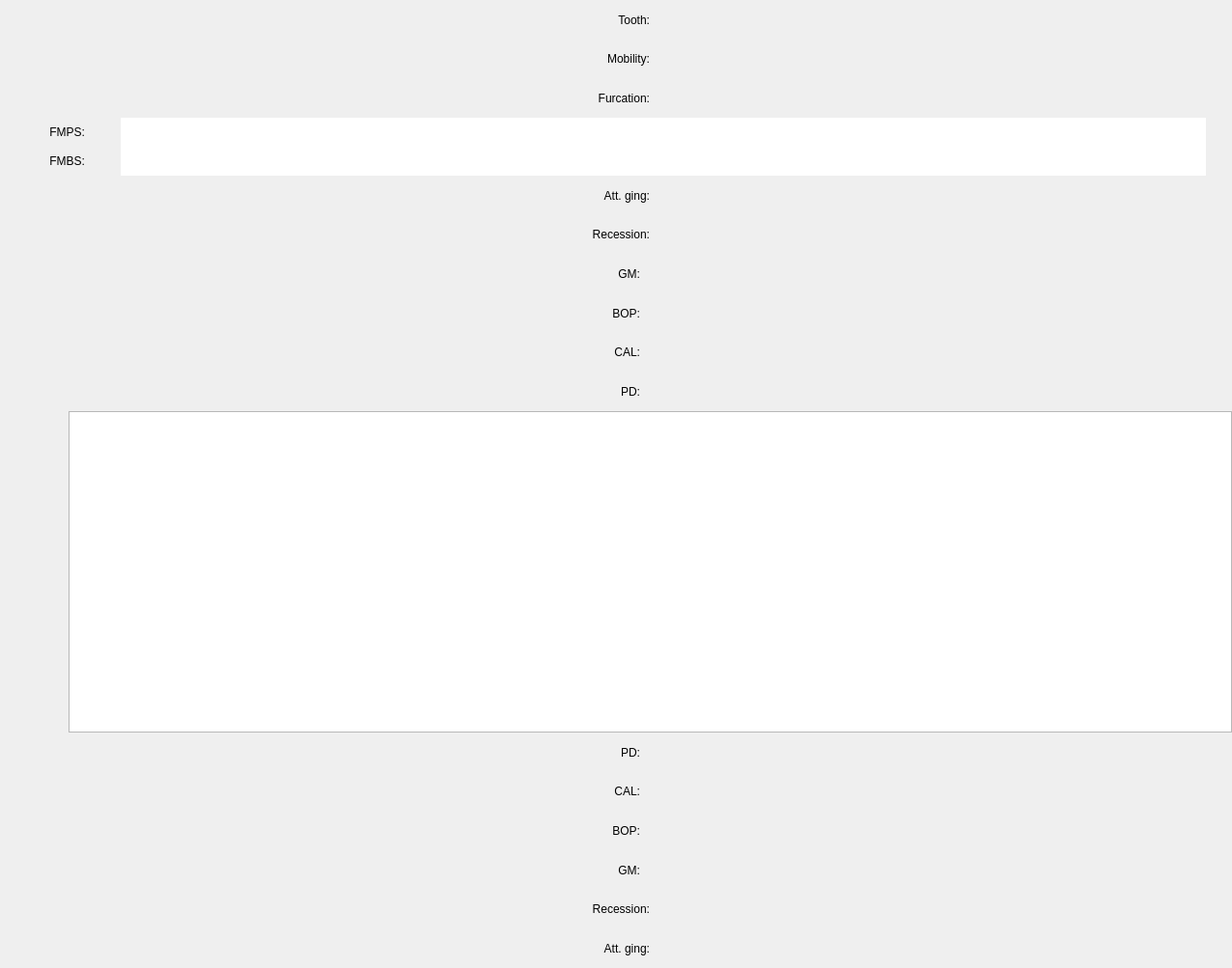
<?xml version="1.0" encoding="UTF-8"?>
<ui version="4.0">
 <class>PerioStatusView</class>
 <widget class="QWidget" name="PerioStatusView">
  <property name="geometry">
   <rect>
    <x>0</x>
    <y>0</y>
    <width>1276</width>
    <height>1003</height>
   </rect>
  </property>
  <property name="windowTitle">
   <string>PerioStatusView</string>
  </property>
  <layout class="QVBoxLayout" name="verticalLayout_2">
   <property name="spacing">
    <number>0</number>
   </property>
   <property name="leftMargin">
    <number>0</number>
   </property>
   <property name="topMargin">
    <number>0</number>
   </property>
   <property name="rightMargin">
    <number>0</number>
   </property>
   <property name="bottomMargin">
    <number>0</number>
   </property>
   <item>
    <layout class="QHBoxLayout" name="toothHeaderLayout">
     <property name="spacing">
      <number>0</number>
     </property>
     <item>
      <widget class="QLabel" name="label_6">
       <property name="sizePolicy">
        <sizepolicy hsizetype="Fixed" vsizetype="Preferred">
         <horstretch>0</horstretch>
         <verstretch>0</verstretch>
        </sizepolicy>
       </property>
       <property name="minimumSize">
        <size>
         <width>71</width>
         <height>0</height>
        </size>
       </property>
       <property name="maximumSize">
        <size>
         <width>71</width>
         <height>16777215</height>
        </size>
       </property>
       <property name="text">
        <string>Tooth:</string>
       </property>
       <property name="alignment">
        <set>Qt::AlignmentFlag::AlignRight|Qt::AlignmentFlag::AlignTrailing|Qt::AlignmentFlag::AlignVCenter</set>
       </property>
       <property name="wordWrap">
        <bool>true</bool>
       </property>
      </widget>
     </item>
     <item>
      <spacer name="horizontalSpacer_11">
       <property name="orientation">
        <enum>Qt::Orientation::Horizontal</enum>
       </property>
       <property name="sizeType">
        <enum>QSizePolicy::Policy::Preferred</enum>
       </property>
       <property name="sizeHint" stdset="0">
        <size>
         <width>0</width>
         <height>20</height>
        </size>
       </property>
      </spacer>
     </item>
    </layout>
   </item>
   <item>
    <layout class="QHBoxLayout" name="mobiLayout">
     <property name="spacing">
      <number>0</number>
     </property>
     <item>
      <widget class="QLabel" name="label_3">
       <property name="sizePolicy">
        <sizepolicy hsizetype="Fixed" vsizetype="Preferred">
         <horstretch>0</horstretch>
         <verstretch>0</verstretch>
        </sizepolicy>
       </property>
       <property name="minimumSize">
        <size>
         <width>71</width>
         <height>0</height>
        </size>
       </property>
       <property name="maximumSize">
        <size>
         <width>71</width>
         <height>16777215</height>
        </size>
       </property>
       <property name="text">
        <string>Mobility:</string>
       </property>
       <property name="alignment">
        <set>Qt::AlignmentFlag::AlignRight|Qt::AlignmentFlag::AlignTrailing|Qt::AlignmentFlag::AlignVCenter</set>
       </property>
       <property name="wordWrap">
        <bool>true</bool>
       </property>
      </widget>
     </item>
     <item>
      <spacer name="horizontalSpacer_8">
       <property name="orientation">
        <enum>Qt::Orientation::Horizontal</enum>
       </property>
       <property name="sizeType">
        <enum>QSizePolicy::Policy::Minimum</enum>
       </property>
       <property name="sizeHint" stdset="0">
        <size>
         <width>0</width>
         <height>20</height>
        </size>
       </property>
      </spacer>
     </item>
    </layout>
   </item>
   <item>
    <layout class="QHBoxLayout" name="furcationLayout">
     <property name="spacing">
      <number>0</number>
     </property>
     <item>
      <widget class="QLabel" name="label_5">
       <property name="sizePolicy">
        <sizepolicy hsizetype="Fixed" vsizetype="Preferred">
         <horstretch>0</horstretch>
         <verstretch>0</verstretch>
        </sizepolicy>
       </property>
       <property name="minimumSize">
        <size>
         <width>71</width>
         <height>0</height>
        </size>
       </property>
       <property name="maximumSize">
        <size>
         <width>71</width>
         <height>16777215</height>
        </size>
       </property>
       <property name="text">
        <string>Furcation:</string>
       </property>
       <property name="alignment">
        <set>Qt::AlignmentFlag::AlignRight|Qt::AlignmentFlag::AlignTrailing|Qt::AlignmentFlag::AlignVCenter</set>
       </property>
       <property name="wordWrap">
        <bool>true</bool>
       </property>
      </widget>
     </item>
     <item>
      <spacer name="horizontalSpacer_10">
       <property name="orientation">
        <enum>Qt::Orientation::Horizontal</enum>
       </property>
       <property name="sizeType">
        <enum>QSizePolicy::Policy::Minimum</enum>
       </property>
       <property name="sizeHint" stdset="0">
        <size>
         <width>0</width>
         <height>20</height>
        </size>
       </property>
      </spacer>
     </item>
    </layout>
   </item>
   <item>
    <layout class="QHBoxLayout" name="horizontalLayout_2">
     <property name="spacing">
      <number>0</number>
     </property>
     <item>
      <layout class="QVBoxLayout" name="verticalLayout">
       <property name="spacing">
        <number>0</number>
       </property>
       <item>
        <widget class="QLabel" name="label_2">
         <property name="sizePolicy">
          <sizepolicy hsizetype="Fixed" vsizetype="Preferred">
           <horstretch>0</horstretch>
           <verstretch>0</verstretch>
          </sizepolicy>
         </property>
         <property name="minimumSize">
          <size>
           <width>71</width>
           <height>0</height>
          </size>
         </property>
         <property name="maximumSize">
          <size>
           <width>71</width>
           <height>16777215</height>
          </size>
         </property>
         <property name="text">
          <string>FMPS:   </string>
         </property>
         <property name="alignment">
          <set>Qt::AlignmentFlag::AlignRight|Qt::AlignmentFlag::AlignTrailing|Qt::AlignmentFlag::AlignVCenter</set>
         </property>
         <property name="wordWrap">
          <bool>true</bool>
         </property>
        </widget>
       </item>
       <item>
        <widget class="QLabel" name="label">
         <property name="sizePolicy">
          <sizepolicy hsizetype="Fixed" vsizetype="Preferred">
           <horstretch>0</horstretch>
           <verstretch>0</verstretch>
          </sizepolicy>
         </property>
         <property name="minimumSize">
          <size>
           <width>71</width>
           <height>0</height>
          </size>
         </property>
         <property name="maximumSize">
          <size>
           <width>71</width>
           <height>16777215</height>
          </size>
         </property>
         <property name="text">
          <string>FMBS:   </string>
         </property>
         <property name="alignment">
          <set>Qt::AlignmentFlag::AlignRight|Qt::AlignmentFlag::AlignTrailing|Qt::AlignmentFlag::AlignVCenter</set>
         </property>
        </widget>
       </item>
      </layout>
     </item>
     <item>
      <widget class="QGraphicsView" name="graphicsSurfaceView">
       <property name="sizePolicy">
        <sizepolicy hsizetype="Expanding" vsizetype="Preferred">
         <horstretch>0</horstretch>
         <verstretch>0</verstretch>
        </sizepolicy>
       </property>
       <property name="minimumSize">
        <size>
         <width>1124</width>
         <height>60</height>
        </size>
       </property>
       <property name="maximumSize">
        <size>
         <width>1124</width>
         <height>60</height>
        </size>
       </property>
       <property name="frameShape">
        <enum>QFrame::Shape::NoFrame</enum>
       </property>
       <property name="lineWidth">
        <number>0</number>
       </property>
      </widget>
     </item>
    </layout>
   </item>
   <item>
    <layout class="QHBoxLayout" name="agUpLayout">
     <property name="spacing">
      <number>0</number>
     </property>
     <item>
      <widget class="QLabel" name="label_10">
       <property name="sizePolicy">
        <sizepolicy hsizetype="Fixed" vsizetype="Preferred">
         <horstretch>0</horstretch>
         <verstretch>0</verstretch>
        </sizepolicy>
       </property>
       <property name="minimumSize">
        <size>
         <width>71</width>
         <height>0</height>
        </size>
       </property>
       <property name="maximumSize">
        <size>
         <width>71</width>
         <height>16777215</height>
        </size>
       </property>
       <property name="text">
        <string>Att. ging:</string>
       </property>
       <property name="scaledContents">
        <bool>false</bool>
       </property>
       <property name="alignment">
        <set>Qt::AlignmentFlag::AlignRight|Qt::AlignmentFlag::AlignTrailing|Qt::AlignmentFlag::AlignVCenter</set>
       </property>
       <property name="wordWrap">
        <bool>true</bool>
       </property>
      </widget>
     </item>
     <item>
      <spacer name="horizontalSpacer_3">
       <property name="orientation">
        <enum>Qt::Orientation::Horizontal</enum>
       </property>
       <property name="sizeType">
        <enum>QSizePolicy::Policy::Minimum</enum>
       </property>
       <property name="sizeHint" stdset="0">
        <size>
         <width>0</width>
         <height>20</height>
        </size>
       </property>
      </spacer>
     </item>
    </layout>
   </item>
   <item>
    <layout class="QHBoxLayout" name="recUpLayout">
     <property name="spacing">
      <number>0</number>
     </property>
     <item>
      <widget class="QLabel" name="label_9">
       <property name="sizePolicy">
        <sizepolicy hsizetype="Fixed" vsizetype="Preferred">
         <horstretch>0</horstretch>
         <verstretch>0</verstretch>
        </sizepolicy>
       </property>
       <property name="minimumSize">
        <size>
         <width>71</width>
         <height>0</height>
        </size>
       </property>
       <property name="maximumSize">
        <size>
         <width>71</width>
         <height>16777215</height>
        </size>
       </property>
       <property name="text">
        <string>Recession:</string>
       </property>
       <property name="scaledContents">
        <bool>true</bool>
       </property>
       <property name="alignment">
        <set>Qt::AlignmentFlag::AlignRight|Qt::AlignmentFlag::AlignTrailing|Qt::AlignmentFlag::AlignVCenter</set>
       </property>
       <property name="wordWrap">
        <bool>true</bool>
       </property>
      </widget>
     </item>
     <item>
      <spacer name="horizontalSpacer_12">
       <property name="orientation">
        <enum>Qt::Orientation::Horizontal</enum>
       </property>
       <property name="sizeType">
        <enum>QSizePolicy::Policy::Minimum</enum>
       </property>
       <property name="sizeHint" stdset="0">
        <size>
         <width>0</width>
         <height>20</height>
        </size>
       </property>
      </spacer>
     </item>
    </layout>
   </item>
   <item>
    <layout class="QHBoxLayout" name="gmUpLayout">
     <property name="spacing">
      <number>0</number>
     </property>
     <item>
      <widget class="QLabel" name="label_11">
       <property name="sizePolicy">
        <sizepolicy hsizetype="Fixed" vsizetype="Preferred">
         <horstretch>0</horstretch>
         <verstretch>0</verstretch>
        </sizepolicy>
       </property>
       <property name="minimumSize">
        <size>
         <width>71</width>
         <height>0</height>
        </size>
       </property>
       <property name="maximumSize">
        <size>
         <width>71</width>
         <height>16777215</height>
        </size>
       </property>
       <property name="text">
        <string>GM:   </string>
       </property>
       <property name="scaledContents">
        <bool>true</bool>
       </property>
       <property name="alignment">
        <set>Qt::AlignmentFlag::AlignRight|Qt::AlignmentFlag::AlignTrailing|Qt::AlignmentFlag::AlignVCenter</set>
       </property>
       <property name="wordWrap">
        <bool>true</bool>
       </property>
      </widget>
     </item>
     <item>
      <spacer name="horizontalSpacer_4">
       <property name="orientation">
        <enum>Qt::Orientation::Horizontal</enum>
       </property>
       <property name="sizeType">
        <enum>QSizePolicy::Policy::Minimum</enum>
       </property>
       <property name="sizeHint" stdset="0">
        <size>
         <width>0</width>
         <height>20</height>
        </size>
       </property>
      </spacer>
     </item>
    </layout>
   </item>
   <item>
    <layout class="QHBoxLayout" name="bopUpLayout">
     <property name="spacing">
      <number>0</number>
     </property>
     <item>
      <widget class="QLabel" name="label_12">
       <property name="sizePolicy">
        <sizepolicy hsizetype="Fixed" vsizetype="Preferred">
         <horstretch>0</horstretch>
         <verstretch>0</verstretch>
        </sizepolicy>
       </property>
       <property name="minimumSize">
        <size>
         <width>71</width>
         <height>0</height>
        </size>
       </property>
       <property name="maximumSize">
        <size>
         <width>71</width>
         <height>16777215</height>
        </size>
       </property>
       <property name="text">
        <string>BOP:   </string>
       </property>
       <property name="scaledContents">
        <bool>true</bool>
       </property>
       <property name="alignment">
        <set>Qt::AlignmentFlag::AlignRight|Qt::AlignmentFlag::AlignTrailing|Qt::AlignmentFlag::AlignVCenter</set>
       </property>
       <property name="wordWrap">
        <bool>true</bool>
       </property>
      </widget>
     </item>
     <item>
      <spacer name="horizontalSpacer_5">
       <property name="orientation">
        <enum>Qt::Orientation::Horizontal</enum>
       </property>
       <property name="sizeType">
        <enum>QSizePolicy::Policy::Minimum</enum>
       </property>
       <property name="sizeHint" stdset="0">
        <size>
         <width>0</width>
         <height>20</height>
        </size>
       </property>
      </spacer>
     </item>
    </layout>
   </item>
   <item>
    <layout class="QHBoxLayout" name="calUpLayout">
     <property name="spacing">
      <number>0</number>
     </property>
     <item>
      <widget class="QLabel" name="label_7">
       <property name="sizePolicy">
        <sizepolicy hsizetype="Fixed" vsizetype="Preferred">
         <horstretch>0</horstretch>
         <verstretch>0</verstretch>
        </sizepolicy>
       </property>
       <property name="minimumSize">
        <size>
         <width>71</width>
         <height>0</height>
        </size>
       </property>
       <property name="maximumSize">
        <size>
         <width>71</width>
         <height>16777215</height>
        </size>
       </property>
       <property name="text">
        <string>CAL:   </string>
       </property>
       <property name="scaledContents">
        <bool>true</bool>
       </property>
       <property name="alignment">
        <set>Qt::AlignmentFlag::AlignRight|Qt::AlignmentFlag::AlignTrailing|Qt::AlignmentFlag::AlignVCenter</set>
       </property>
       <property name="wordWrap">
        <bool>true</bool>
       </property>
      </widget>
     </item>
     <item>
      <spacer name="horizontalSpacer_13">
       <property name="orientation">
        <enum>Qt::Orientation::Horizontal</enum>
       </property>
       <property name="sizeType">
        <enum>QSizePolicy::Policy::Minimum</enum>
       </property>
       <property name="sizeHint" stdset="0">
        <size>
         <width>0</width>
         <height>20</height>
        </size>
       </property>
      </spacer>
     </item>
    </layout>
   </item>
   <item>
    <layout class="QHBoxLayout" name="pdUpLayout">
     <property name="spacing">
      <number>0</number>
     </property>
     <item>
      <widget class="QLabel" name="label_8">
       <property name="sizePolicy">
        <sizepolicy hsizetype="Fixed" vsizetype="Preferred">
         <horstretch>0</horstretch>
         <verstretch>0</verstretch>
        </sizepolicy>
       </property>
       <property name="minimumSize">
        <size>
         <width>71</width>
         <height>0</height>
        </size>
       </property>
       <property name="maximumSize">
        <size>
         <width>71</width>
         <height>16777215</height>
        </size>
       </property>
       <property name="text">
        <string>PD:   </string>
       </property>
       <property name="scaledContents">
        <bool>true</bool>
       </property>
       <property name="alignment">
        <set>Qt::AlignmentFlag::AlignRight|Qt::AlignmentFlag::AlignTrailing|Qt::AlignmentFlag::AlignVCenter</set>
       </property>
       <property name="wordWrap">
        <bool>true</bool>
       </property>
      </widget>
     </item>
     <item>
      <spacer name="horizontalSpacer_14">
       <property name="orientation">
        <enum>Qt::Orientation::Horizontal</enum>
       </property>
       <property name="sizeType">
        <enum>QSizePolicy::Policy::Minimum</enum>
       </property>
       <property name="sizeHint" stdset="0">
        <size>
         <width>0</width>
         <height>20</height>
        </size>
       </property>
      </spacer>
     </item>
    </layout>
   </item>
   <item>
    <layout class="QHBoxLayout" name="horizontalLayout">
     <property name="spacing">
      <number>0</number>
     </property>
     <item>
      <spacer name="horizontalSpacer">
       <property name="orientation">
        <enum>Qt::Orientation::Horizontal</enum>
       </property>
       <property name="sizeType">
        <enum>QSizePolicy::Policy::Fixed</enum>
       </property>
       <property name="sizeHint" stdset="0">
        <size>
         <width>71</width>
         <height>20</height>
        </size>
       </property>
      </spacer>
     </item>
     <item>
      <widget class="QGraphicsView" name="graphicsView">
       <property name="sizePolicy">
        <sizepolicy hsizetype="Expanding" vsizetype="Fixed">
         <horstretch>0</horstretch>
         <verstretch>0</verstretch>
        </sizepolicy>
       </property>
       <property name="minimumSize">
        <size>
         <width>1121</width>
         <height>333</height>
        </size>
       </property>
       <property name="frameShape">
        <enum>QFrame::Shape::StyledPanel</enum>
       </property>
       <property name="frameShadow">
        <enum>QFrame::Shadow::Plain</enum>
       </property>
       <property name="verticalScrollBarPolicy">
        <enum>Qt::ScrollBarPolicy::ScrollBarAlwaysOff</enum>
       </property>
       <property name="horizontalScrollBarPolicy">
        <enum>Qt::ScrollBarPolicy::ScrollBarAlwaysOff</enum>
       </property>
      </widget>
     </item>
    </layout>
   </item>
   <item>
    <layout class="QHBoxLayout" name="pdDownLayout">
     <property name="spacing">
      <number>0</number>
     </property>
     <item>
      <widget class="QLabel" name="label_17">
       <property name="sizePolicy">
        <sizepolicy hsizetype="Fixed" vsizetype="Preferred">
         <horstretch>0</horstretch>
         <verstretch>0</verstretch>
        </sizepolicy>
       </property>
       <property name="minimumSize">
        <size>
         <width>71</width>
         <height>0</height>
        </size>
       </property>
       <property name="maximumSize">
        <size>
         <width>71</width>
         <height>16777215</height>
        </size>
       </property>
       <property name="text">
        <string>PD:   </string>
       </property>
       <property name="alignment">
        <set>Qt::AlignmentFlag::AlignRight|Qt::AlignmentFlag::AlignTrailing|Qt::AlignmentFlag::AlignVCenter</set>
       </property>
       <property name="wordWrap">
        <bool>true</bool>
       </property>
      </widget>
     </item>
     <item>
      <spacer name="horizontalSpacer_16">
       <property name="orientation">
        <enum>Qt::Orientation::Horizontal</enum>
       </property>
       <property name="sizeType">
        <enum>QSizePolicy::Policy::Minimum</enum>
       </property>
       <property name="sizeHint" stdset="0">
        <size>
         <width>0</width>
         <height>20</height>
        </size>
       </property>
      </spacer>
     </item>
    </layout>
   </item>
   <item>
    <layout class="QHBoxLayout" name="calDownLayout">
     <property name="spacing">
      <number>0</number>
     </property>
     <item>
      <widget class="QLabel" name="label_16">
       <property name="sizePolicy">
        <sizepolicy hsizetype="Fixed" vsizetype="Preferred">
         <horstretch>0</horstretch>
         <verstretch>0</verstretch>
        </sizepolicy>
       </property>
       <property name="minimumSize">
        <size>
         <width>71</width>
         <height>0</height>
        </size>
       </property>
       <property name="maximumSize">
        <size>
         <width>71</width>
         <height>16777215</height>
        </size>
       </property>
       <property name="text">
        <string>CAL:   </string>
       </property>
       <property name="alignment">
        <set>Qt::AlignmentFlag::AlignRight|Qt::AlignmentFlag::AlignTrailing|Qt::AlignmentFlag::AlignVCenter</set>
       </property>
       <property name="wordWrap">
        <bool>true</bool>
       </property>
      </widget>
     </item>
     <item>
      <spacer name="horizontalSpacer_18">
       <property name="orientation">
        <enum>Qt::Orientation::Horizontal</enum>
       </property>
       <property name="sizeType">
        <enum>QSizePolicy::Policy::Minimum</enum>
       </property>
       <property name="sizeHint" stdset="0">
        <size>
         <width>0</width>
         <height>20</height>
        </size>
       </property>
      </spacer>
     </item>
    </layout>
   </item>
   <item>
    <layout class="QHBoxLayout" name="bopDownLayout">
     <property name="spacing">
      <number>0</number>
     </property>
     <item>
      <widget class="QLabel" name="label_18">
       <property name="sizePolicy">
        <sizepolicy hsizetype="Fixed" vsizetype="Preferred">
         <horstretch>0</horstretch>
         <verstretch>0</verstretch>
        </sizepolicy>
       </property>
       <property name="minimumSize">
        <size>
         <width>71</width>
         <height>0</height>
        </size>
       </property>
       <property name="maximumSize">
        <size>
         <width>71</width>
         <height>16777215</height>
        </size>
       </property>
       <property name="text">
        <string>BOP:   </string>
       </property>
       <property name="alignment">
        <set>Qt::AlignmentFlag::AlignRight|Qt::AlignmentFlag::AlignTrailing|Qt::AlignmentFlag::AlignVCenter</set>
       </property>
       <property name="wordWrap">
        <bool>true</bool>
       </property>
      </widget>
     </item>
     <item>
      <spacer name="horizontalSpacer_20">
       <property name="orientation">
        <enum>Qt::Orientation::Horizontal</enum>
       </property>
       <property name="sizeType">
        <enum>QSizePolicy::Policy::Minimum</enum>
       </property>
       <property name="sizeHint" stdset="0">
        <size>
         <width>0</width>
         <height>20</height>
        </size>
       </property>
      </spacer>
     </item>
    </layout>
   </item>
   <item>
    <layout class="QHBoxLayout" name="gmDownLayout">
     <property name="spacing">
      <number>0</number>
     </property>
     <item>
      <widget class="QLabel" name="label_15">
       <property name="sizePolicy">
        <sizepolicy hsizetype="Fixed" vsizetype="Preferred">
         <horstretch>0</horstretch>
         <verstretch>0</verstretch>
        </sizepolicy>
       </property>
       <property name="minimumSize">
        <size>
         <width>71</width>
         <height>0</height>
        </size>
       </property>
       <property name="maximumSize">
        <size>
         <width>71</width>
         <height>16777215</height>
        </size>
       </property>
       <property name="text">
        <string>GM:   </string>
       </property>
       <property name="alignment">
        <set>Qt::AlignmentFlag::AlignRight|Qt::AlignmentFlag::AlignTrailing|Qt::AlignmentFlag::AlignVCenter</set>
       </property>
       <property name="wordWrap">
        <bool>true</bool>
       </property>
      </widget>
     </item>
     <item>
      <spacer name="horizontalSpacer_17">
       <property name="orientation">
        <enum>Qt::Orientation::Horizontal</enum>
       </property>
       <property name="sizeType">
        <enum>QSizePolicy::Policy::Minimum</enum>
       </property>
       <property name="sizeHint" stdset="0">
        <size>
         <width>0</width>
         <height>20</height>
        </size>
       </property>
      </spacer>
     </item>
    </layout>
   </item>
   <item>
    <layout class="QHBoxLayout" name="recDownLayout">
     <property name="spacing">
      <number>0</number>
     </property>
     <item>
      <widget class="QLabel" name="label_14">
       <property name="sizePolicy">
        <sizepolicy hsizetype="Fixed" vsizetype="Preferred">
         <horstretch>0</horstretch>
         <verstretch>0</verstretch>
        </sizepolicy>
       </property>
       <property name="minimumSize">
        <size>
         <width>71</width>
         <height>0</height>
        </size>
       </property>
       <property name="maximumSize">
        <size>
         <width>71</width>
         <height>16777215</height>
        </size>
       </property>
       <property name="text">
        <string>Recession:</string>
       </property>
       <property name="alignment">
        <set>Qt::AlignmentFlag::AlignRight|Qt::AlignmentFlag::AlignTrailing|Qt::AlignmentFlag::AlignVCenter</set>
       </property>
       <property name="wordWrap">
        <bool>true</bool>
       </property>
      </widget>
     </item>
     <item>
      <spacer name="horizontalSpacer_19">
       <property name="orientation">
        <enum>Qt::Orientation::Horizontal</enum>
       </property>
       <property name="sizeType">
        <enum>QSizePolicy::Policy::Minimum</enum>
       </property>
       <property name="sizeHint" stdset="0">
        <size>
         <width>0</width>
         <height>20</height>
        </size>
       </property>
      </spacer>
     </item>
    </layout>
   </item>
   <item>
    <layout class="QHBoxLayout" name="agDownLayout">
     <property name="spacing">
      <number>0</number>
     </property>
     <item>
      <widget class="QLabel" name="label_13">
       <property name="sizePolicy">
        <sizepolicy hsizetype="Fixed" vsizetype="Preferred">
         <horstretch>0</horstretch>
         <verstretch>0</verstretch>
        </sizepolicy>
       </property>
       <property name="minimumSize">
        <size>
         <width>71</width>
         <height>0</height>
        </size>
       </property>
       <property name="maximumSize">
        <size>
         <width>71</width>
         <height>16777215</height>
        </size>
       </property>
       <property name="text">
        <string>Att. ging:</string>
       </property>
       <property name="alignment">
        <set>Qt::AlignmentFlag::AlignRight|Qt::AlignmentFlag::AlignTrailing|Qt::AlignmentFlag::AlignVCenter</set>
       </property>
       <property name="wordWrap">
        <bool>true</bool>
       </property>
      </widget>
     </item>
     <item>
      <spacer name="horizontalSpacer_15">
       <property name="orientation">
        <enum>Qt::Orientation::Horizontal</enum>
       </property>
       <property name="sizeType">
        <enum>QSizePolicy::Policy::Minimum</enum>
       </property>
       <property name="sizeHint" stdset="0">
        <size>
         <width>0</width>
         <height>20</height>
        </size>
       </property>
      </spacer>
     </item>
    </layout>
   </item>
  </layout>
 </widget>
 <layoutdefault spacing="6" margin="11"/>
 <resources/>
 <connections/>
</ui>
